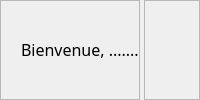
        <widget class="QWidget" name="headerBarContainer" native="true">
         <property name="styleSheet">
          <string notr="true"/>
         </property>
         <layout class="QHBoxLayout" name="horizontalLayout_2">
          <property name="spacing">
           <number>0</number>
          </property>
          <property name="leftMargin">
           <number>0</number>
          </property>
          <property name="topMargin">
           <number>0</number>
          </property>
          <property name="rightMargin">
           <number>0</number>
          </property>
          <property name="bottomMargin">
           <number>0</number>
          </property>
          <item>
           <widget class="QFrame" name="welcomeTitleFrame">
            <property name="sizePolicy">
             <sizepolicy hsizetype="Preferred" vsizetype="Preferred">
              <horstretch>0</horstretch>
              <verstretch>0</verstretch>
             </sizepolicy>
            </property>
            <property name="styleSheet">
             <string notr="true">color: rgb(0, 0, 0);</string>
            </property>
            <property name="frameShape">
             <enum>QFrame::StyledPanel</enum>
            </property>
            <property name="frameShadow">
             <enum>QFrame::Raised</enum>
            </property>
            <layout class="QVBoxLayout" name="verticalLayout_6">
             <property name="spacing">
              <number>0</number>
             </property>
             <property name="leftMargin">
              <number>20</number>
             </property>
             <property name="topMargin">
              <number>0</number>
             </property>
             <property name="rightMargin">
              <number>0</number>
             </property>
             <property name="bottomMargin">
              <number>0</number>
             </property>
             <item alignment="Qt::AlignVCenter">
              <widget class="QLabel" name="welcomeTitle">
               <property name="font">
                <font>
                 <family>Nunito</family>
                 <pointsize>12</pointsize>
                </font>
               </property>
               <property name="text">
                <string>Bienvenue, .......</string>
               </property>
              </widget>
             </item>
            </layout>
           </widget>
          </item>
          <item alignment="Qt::AlignRight">
           <widget class="QFrame" name="logoutButtonFrame">
            <property name="toolTip">
             <string>&lt;html&gt;&lt;head/&gt;&lt;body&gt;&lt;p&gt;&lt;span style=&quot; font-size:10pt;&quot;&gt;Se déconnecter&lt;/span&gt;&lt;/p&gt;&lt;/body&gt;&lt;/html&gt;</string>
            </property>
            <property name="styleSheet">
             <string notr="true">QPushButton{
	padding: 5px 5px;
	background-color: rgba(255, 255, 255, 255);
}</string>
            </property>
            <property name="frameShape">
             <enum>QFrame::StyledPanel</enum>
            </property>
            <property name="frameShadow">
             <enum>QFrame::Raised</enum>
            </property>
            <layout class="QHBoxLayout" name="horizontalLayout_3">
             <property name="spacing">
              <number>5</number>
             </property>
             <property name="leftMargin">
              <number>5</number>
             </property>
             <property name="topMargin">
              <number>5</number>
             </property>
             <property name="rightMargin">
              <number>5</number>
             </property>
             <property name="bottomMargin">
              <number>10</number>
             </property>
             <item>
              <widget class="QPushButton" name="logoutButton">
               <property name="font">
                <font>
                 <weight>50</weight>
                 <bold>false</bold>
                </font>
               </property>
               <property name="cursor">
                <cursorShape>PointingHandCursor</cursorShape>
               </property>
               <property name="toolTip">
                <string>&lt;html&gt;&lt;head/&gt;&lt;body&gt;&lt;p&gt;&lt;span style=&quot; font-size:10pt;&quot;&gt;Se déconnecter&lt;/span&gt;&lt;/p&gt;&lt;/body&gt;&lt;/html&gt;</string>
               </property>
               <property name="text">
                <string/>
               </property>
               <property name="icon">
                <iconset resource="res.qrc">
                 <normaloff>:/images/Ressources/Images/logout.png</normaloff>:/images/Ressources/Images/logout.png</iconset>
               </property>
               <property name="iconSize">
                <size>
                 <width>24</width>
                 <height>24</height>
                </size>
               </property>
               <property name="flat">
                <bool>true</bool>
               </property>
              </widget>
             </item>
            </layout>
           </widget>
          </item>
         </layout>
        </widget>
